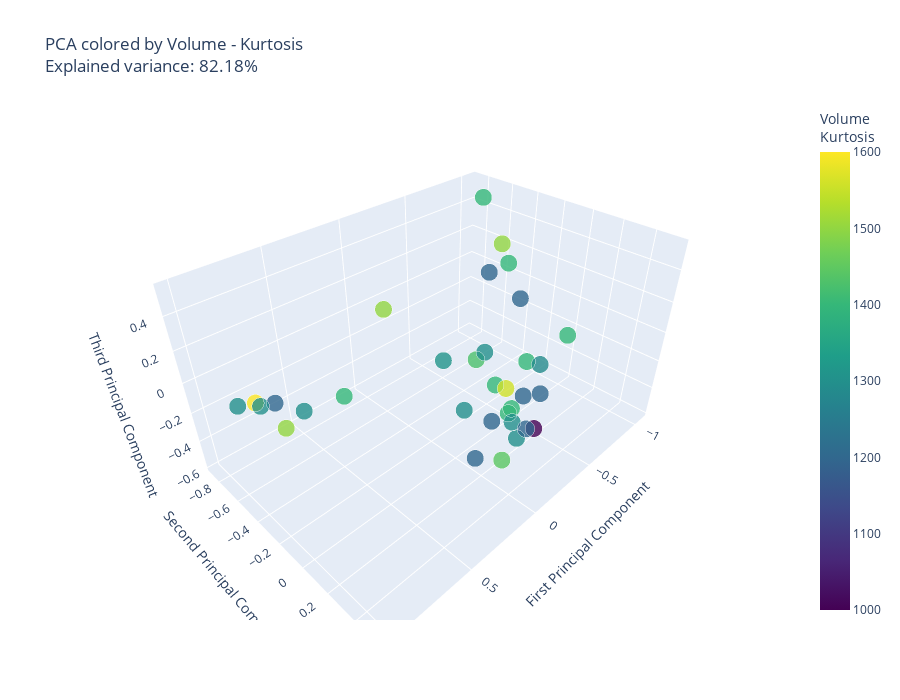

Write notebook code for a chart like this one.
### Code cell
# Volume - Kurtosis
metric_values = Y[:, 4, 3]
fig = create_pca_plot(metric_values, 'Volume', 'Kurtosis', samples, encodings_3d, pca)
print(f"Volume - Kurtosis range: {metric_values.min():.4f} to {metric_values.max():.4f}")
fig.show()

### Figure 1 — Plotly figure (JSON) as saved in the notebook; plotly's stock layout.template omitted (floating-point values rounded to 4 significant figures)
{"data": [{"hovertemplate": "<b>%{text}</b><br>PC1: %{x:.3f}<br>PC2: %{y:.3f}<br>PC3: %{z:.3f}<br><extra></extra>", "marker": {"color": [1427.0, 1308.0, 1500.0, 1200.0, 1400.0, 1500.0, 1600.0, 1200.0, 1200.0, 1400.0, 1400.0, 1400.0, 1400.0, 1300.0, 1300.0, 1300.0, 1200.0, 1200.0, 1289.0, 1000.0, 1200.0, 1200.0, 1400.0, 1558.0, 1400.0, 1300.0, 1500.0, 1400.0, 1300.0, 1300.0, 1300.0, 1444.0, 1200.0], "colorbar": {"title": {"text": "Volume<br>Kurtosis"}}, "colorscale": [[0, "#440154"], [0.1111, "#482878"], [0.2222, "#3e4989"], [0.3333, "#31688e"], [0.4444, "#26828e"], [0.5556, "#1f9e89"], [0.6667, "#35b779"], [0.7778, "#6ece58"], [0.8889, "#b5de2b"], [1, "#fde725"]], "line": {"color": "white", "width": 0.5}, "opacity": 0.8, "showscale": true, "size": 6}, "mode": "markers", "text": ["20211025Pa_d01_23_s03<br>Volume Kurtosis: 1427.0000", "20211122Pa_d01_23_s03<br>Volume Kurtosis: 1308.5000", "20211201Pa_d01_23_s03<br>Volume Kurtosis: 1500.0000", "20210616Pa_s03_a03<br>Volume Kurtosis: 1200.0000", "20181219Ba_c09_ct01<br>Volume Kurtosis: 1400.0000", "20210816Pa_s02_d01_06_s04_4<br>Volume Kurtosis: 1500.0000", "20210118Pa_d01_5_s04<br>Volume Kurtosis: 1600.0000", "20210524Pa_d01_5_s03<br>Volume Kurtosis: 1200.0000", "20211004Pa_d02_2<br>Volume Kurtosis: 1200.0000", "20211124Pa_d01_23_s04<br>Volume Kurtosis: 1400.0000", "20210818Pa_s03_4<br>Volume Kurtosis: 1400.0000", "20210118Pa_d01_5_s03<br>Volume Kurtosis: 1400.0000", "20211129Pa_d01_23_s04<br>Volume Kurtosis: 1400.0000", "20180715Pa_s01_fo01_02<br>Volume Kurtosis: 1300.0000", "20210816Pa_s04_4<br>Volume Kurtosis: 1300.0000", "20210816Pa_s03_4<br>Volume Kurtosis: 1300.0000", "20201130Pa_s01<br>Volume Kurtosis: 1200.0000", "20210510Pa_d01_8_d01_11<br>Volume Kurtosis: 1200.0000", "20210510Pa_d01_10_s03<br>Volume Kurtosis: 1289.0000", "20210714Pa_s04<br>Volume Kurtosis: 1000.0000", "20210301Pa_d01_2<br>Volume Kurtosis: 1200.0000", "20180715Pa_s01_fo02_02<br>Volume Kurtosis: 1200.0000", "20210118Pa_d01_20_d01_11<br>Volume Kurtosis: 1400.0000", "20210510Pa_d01_10_d02_11<br>Volume Kurtosis: 1558.0000", "20220214Pa_d01_23_s03<br>Volume Kurtosis: 1400.0000", "20201005Pa_d01_2_d01_18<br>Volume Kurtosis: 1300.0000", "20210524Pa_d01_8_s03<br>Volume Kurtosis: 1500.0000", "20201215Ca_ct10000_30<br>Volume Kurtosis: 1400.0000", "20210510Pa_d01_10_d01_11<br>Volume Kurtosis: 1300.0000", "20211214Pa_d01_23_s03<br>Volume Kurtosis: 1300.0000", "20210301Pa_d01_2_d01_9<br>Volume Kurtosis: 1300.0000", "20181126Pa_d01_27_sc03<br>Volume Kurtosis: 1444.5000", "20180913Pa_s03<br>Volume Kurtosis: 1200.0000"], "type": "scatter3d", "x": [-0.0224, 0.2258, -0.8238, -1.059, -1.021, 0.5697, 0.8139, 0.7409, -0.2695, -0.9845, 0.03141, -0.576, 0.7516, 1.003, 0.9437, 0.05268, -0.8354, -0.1438, -0.5125, -0.05626, 0.459, -0.4206, 0.06872, 0.1348, -0.1629, -0.2291, 0.4325, -0.4675, 0.3228, 0.2186, 0.7531, 0.1105, -0.04925], "y": [0.105, 0.116, -0.4168, -0.4186, -0.7536, -0.8814, -0.6919, -0.6192, 0.03341, -0.4821, 0.3743, 0.02424, 0.0409, -0.4717, -0.3604, 0.4525, -0.5167, 0.4292, 0.1628, 0.4732, 0.5384, 0.1332, 0.3112, 0.4263, 0.2473, 0.2115, -0.05241, 0.3415, 0.3448, 0.3605, -0.3106, 0.4171, 0.4319], "z": [0.1204, 0.2443, 0.3241, -0.1534, 0.4739, -0.5872, -0.1392, -0.1408, -0.4846, 0.1141, -0.04107, -0.2099, 0.2835, 0.07644, 0.1062, -0.1427, 0.0898, 0.01481, -0.1288, -0.1331, 0.06002, -0.3227, 0.1204, 0.1987, -0.1992, -0.3586, 0.5398, 0.1715, 0.1325, 0.4076, -0.005689, -0.2742, -0.1569]}], "layout": {"height": 700, "hovermode": "closest", "scene": {"xaxis": {"title": {"text": "First Principal Component"}}, "yaxis": {"title": {"text": "Second Principal Component"}}, "zaxis": {"title": {"text": "Third Principal Component"}}}, "title": {"text": "PCA colored by Volume - Kurtosis<br>Explained variance: 82.18%"}, "width": 900}}
